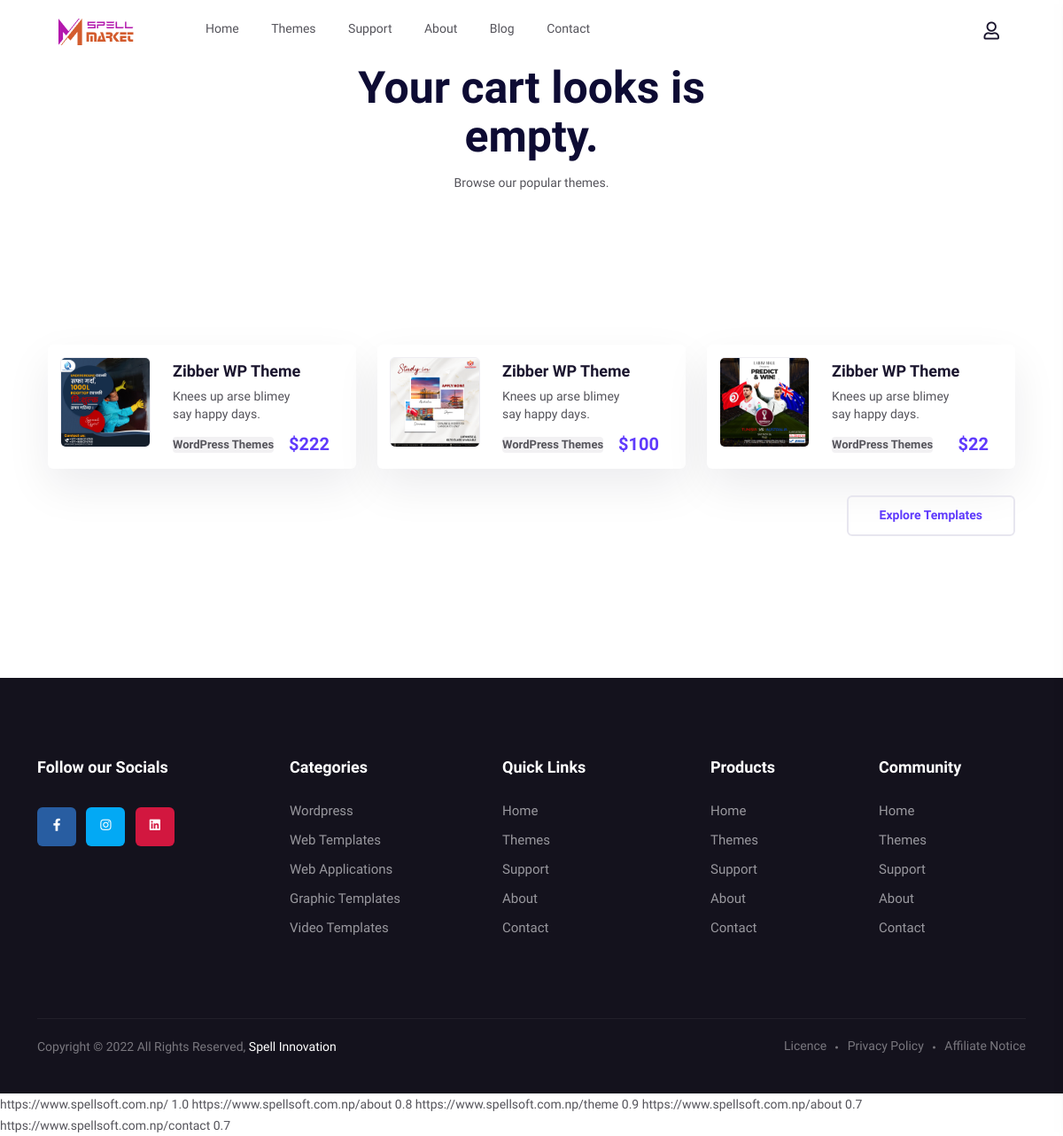
Screenshot of /cart/ (signed in) with the database file from the repository.
### adminpanel/models.py (models this page shows, shortened)
class Template(models.Model):
    category = models.ForeignKey(Category, on_delete=models.CASCADE)
    sub_category = models.ForeignKey(
        SubCategory, on_delete=models.CASCADE, null=True, blank=True
    )
    child_category = models.ForeignKey(
        ChildCategory, on_delete=models.CASCADE, null=True, blank=True
    )
    tag = models.ManyToManyField(Tag, null=True, blank=True)
    template_name = models.CharField(max_length=1000)
    template_details = models.TextField()
    template_features = models.TextField()
    template_layout = models.TextField()
    template_price = models.IntegerField()
    TAX_CHOICES = (("yes", "yes"), ("no", "no"))
    is_taxable = models.CharField(max_length=20, choices=TAX_CHOICES, default="yes")
    version = models.CharField(max_length=100)
    framework = models.CharField(max_length=1000)
    template_image = models.ImageField(
        null=True, blank=True, upload_to="template_images/"
    )
    template_url = models.URLField(null=True, blank=True)
    template_file = models.FileField(null=True, blank=True, upload_to="template_files/")
    is_featured = models.BooleanField(null=True, default=0)
    created = models.DateTimeField(auto_now_add=True, null=True)

class Category(models.Model):
    category = models.CharField(max_length=100, unique=True)
    category_image = models.ImageField(null=True, upload_to="category_images/")
    order = models.IntegerField(null=True)
    STATUS_CHOICES = (("active", "active"), ("inactive", "inactive"))
    status = models.CharField(max_length=100, choices=STATUS_CHOICES, default="active")
    created = models.DateTimeField(auto_now_add=True, null=True)
    class Meta:
        verbose_name_plural = "1. Category"

### features/views.py (the view)
# urls.py: path("cart/", views.cart, name="cart"),
@login_required(login_url="login")
def cart(request):
    carts = Cart.objects.filter(user=request.user)
    total = 0
    for cart in carts:
        template = Template.objects.get(template_name=cart.template)
        total += template.template_price
    fet_temp = Template.objects.filter(is_featured=1)
    context = {"carts": carts, "total": total, "fet_temp": fet_temp}
    return render(request, "cart.html", context)

### templates/cart.html (shortened to what this page needs)
{% include 'header.html' %} {{carts.template.template_name}}
<div class="container">
  {% if carts %}
  <div class="row">
    <div class="col-xxl-6 offset-xxl-3 col-xl-6 offset-xl-3">
      <div class="page__title-wrapper text-center mb-60">
        <h2 class="page__title-2">Your cart looks good!</h2>
        <p>Add more product to make it look even better.</p>
      </div>
    </div>
  </div>
  <div class="row">
    <div class="cartmini__widget">
      <div class="cartmini__inner">
        <ul>
          {% for carts in carts %}
          <li>
            <div class="cartmini__thumb">
              <a href="{% url 'theme_details' id=carts.template.id %}">
                <img src="{{carts.template.template_image.url}}" alt="spellsoft" />
              </a>
            </div>
            <div class="cartmini__content">
              <h5>{{carts.template}}</h5>
              <h5>Category: {{carts.template.category}}</h5>
              <h5>Version: {{carts.template.version}}</h5>
              <div class="product__sm-price-wrapper">
              </div>
            </div>
            <a
              href="{% url 'remove_from_cart' id=carts.template.id %}"
              class="cartmini__del"
              ><i class="fal fa-times"></i
            ></a>
            <p
              class="cartmini__del mt-20"
              style="font-size: 15px; margin-right: 15px"
            >
              Rs.{{carts.template.template_price}}
            </p>
          </li>
          {% endfor %}
        </ul>
      </div>
      <div class="cartmini__checkout">
        <div class="cartmini__checkout-title mb-30">
          <h4>Subtotal:</h4>
          <span>Rs.{{total}}</span>
        </div>
        <div class="col-xxl-12">
          <div class="category__more mt-30 text-center">
            <a href="{% url 'checkout' %}" class="m-btn m-btn-2"> <span></span> Checkout</a>
          </div>
        </div>
      </div>
    </div>
  </div>
  {% else %}
  <div class="row">
    <div class="col-xxl-6 offset-xxl-3 col-xl-6 offset-xl-3">
      <div class="page__title-wrapper text-center mb-60">
        <h2 class="page__title-2">Your cart looks is empty.</h2>
        <p>Browse our popular themes.</p>
      </div>
    </div>
  </div>
  <section class="trending__area pt-110 pb-110">
    <div class="container">
       <div class="row">
         {% for fet_temp in fet_temp %}
          <div class="col-xxl-4 col-xl-4 col-lg-6 col-md-6">
             <div class="trending__item d-sm-flex white-bg mb-30 wow fadeInUp" data-wow-delay=".3s">
                <div class="trending__thumb mr-25">
                   <div class="trending__thumb-inner fix">
                      <a href="{% url 'theme_details' id=fet_temp.id %}">
                         <img src="{{fet_temp.template_image.url}}" alt="spellsoft" height="100">
                      </a>
                   </div>
                </div>
                <div class="trending__content">
                   <h3 class="trending__title"><a href="{% url 'theme_details' id=fet_temp.id %}">Zibber WP Theme</a></h3>
                   <p>Knees up arse blimey say happy days.</p>
                   <div class="trending__meta d-flex justify-content-between">
                      <div class="trending__tag">
                         <a href="#">{{fet_temp.category.category}}</a>
                      </div>
                      <div class="trending__price">
                         <span>${{fet_temp.template_price}}</span>
                      </div>
                   </div>
                </div>
             </div>
          </div>
          {% endfor %}
          <div class="trending__more d-flex justify-content-md-end  mb-50">
            <a href="{% url 'theme' %}" class="m-btn m-btn-border">Explore Templates</a>
         </div>
       </div>
    </div>
 </section>
  {% endif %}
</div>
{% include 'footer.html' %}

### staticfiles/assets/css/default.css (style rules this page uses)
.mb-30 { margin-bottom:30px }
.mb-50 { margin-bottom:50px }
.mb-60 { margin-bottom:60px }
.mr-25 { margin-right:25px }
.pt-110 { padding-top:110px }
.pb-110 { padding-bottom:110px }

### rows the page displays
Template: template_image (picture), category.category "WordPress Themes", template_price "222"
Template: template_image (picture), category.category "WordPress Themes", template_price "100"
Template: template_image (picture), category.category "WordPress Themes", template_price "22"
